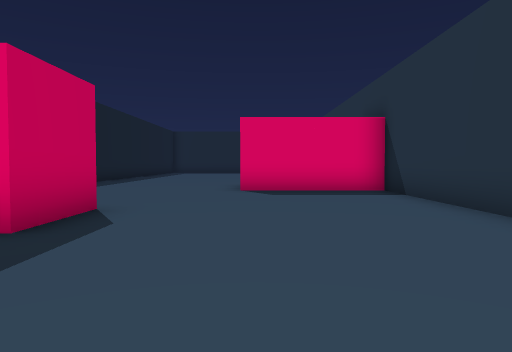
[1] (above)

24 first-person views from a walk through a scene from a Unity 3-D project. The camera is 1.4 m above the floor, tilts 2° down and sees 70° across. The floor is counted in squares, 2 m on a side. Each view is taken from the middle of a square. On the plan, view 1 faces up. The plan holds only what a view shows up to about 11 squares ahead; the rest is blank. The place goes on beyond the plan. The player character is not drawn. Some animated figures are not drawn.

[2]
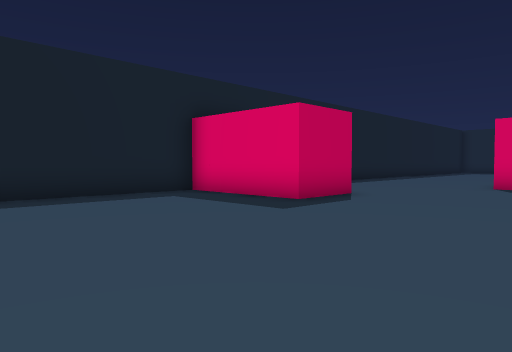

[3]
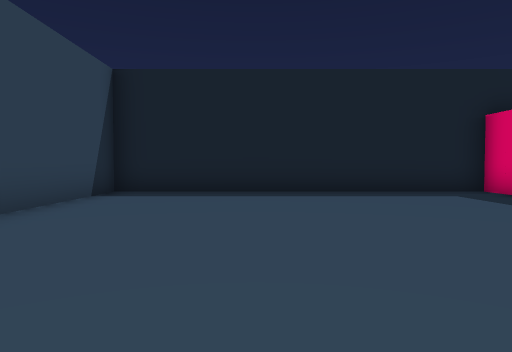

[4]
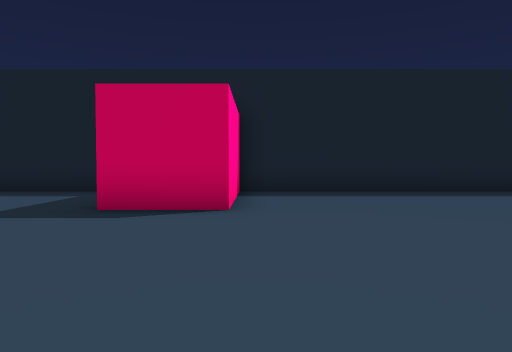

[5]
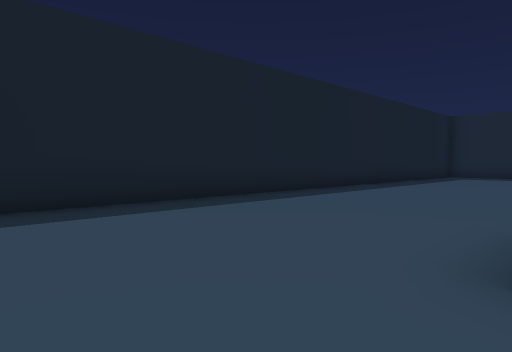

[6]
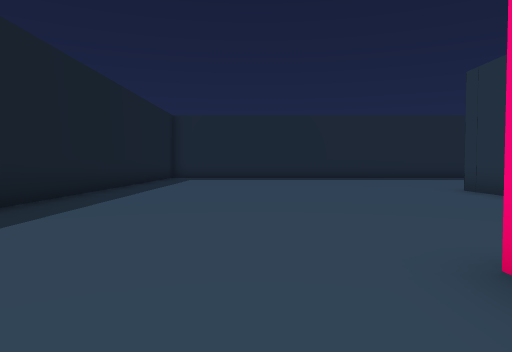

[7]
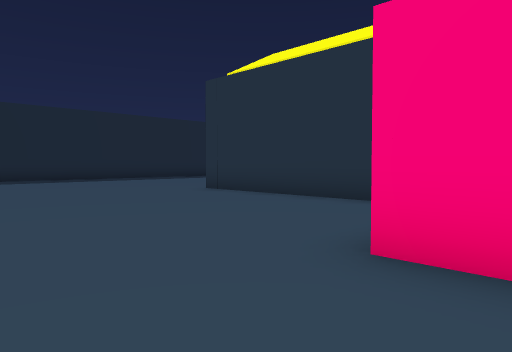

[8]
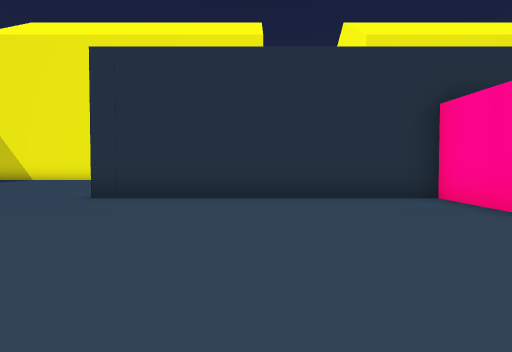

[9]
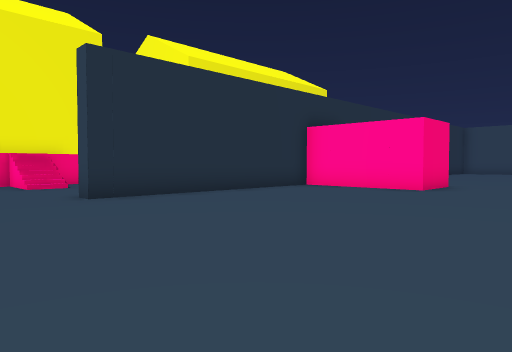

[10]
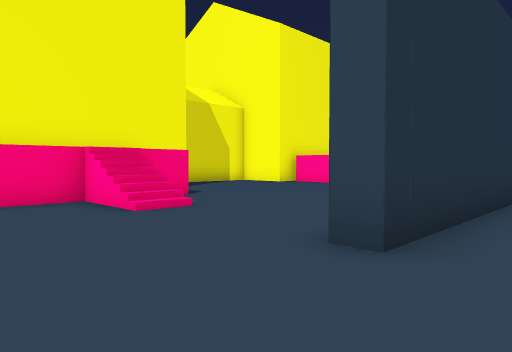

[11]
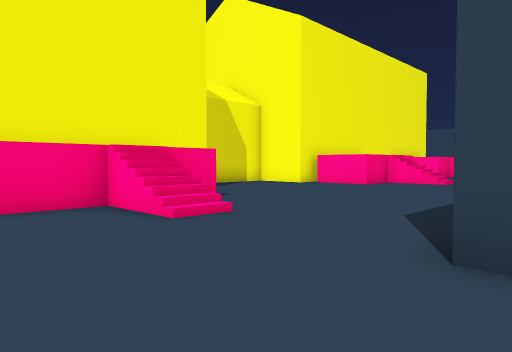

[12]
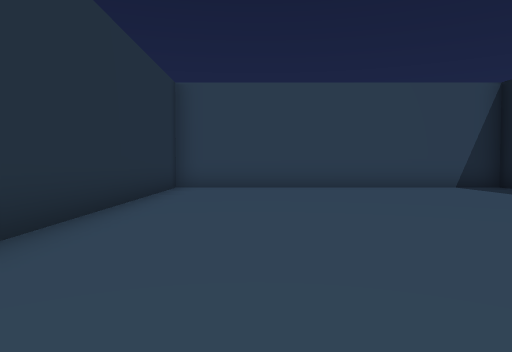

[13]
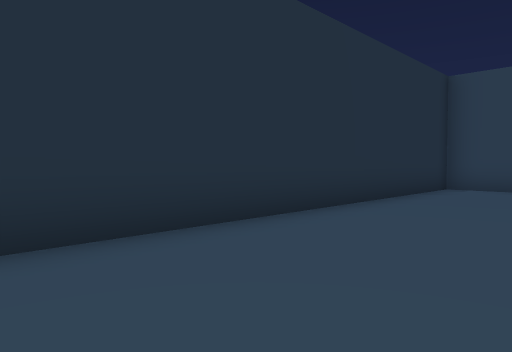

[14]
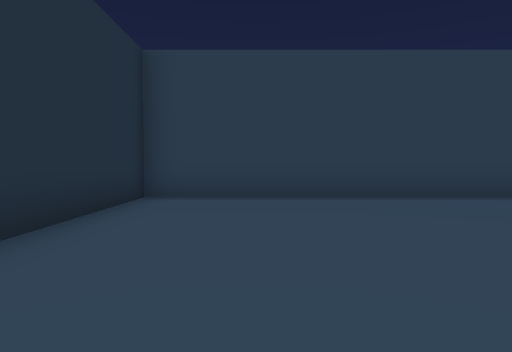

[15]
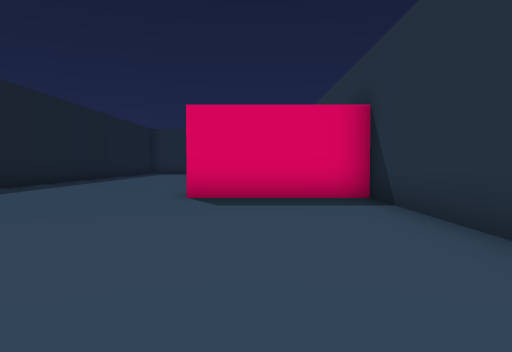

[16]
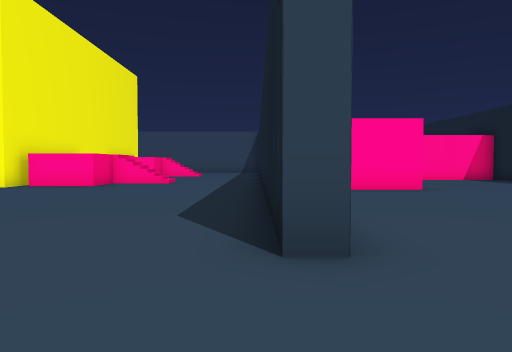

[17]
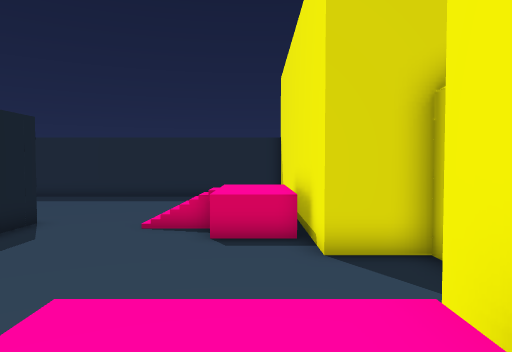

[18]
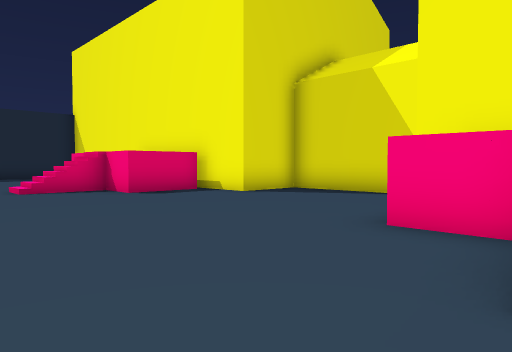

[19]
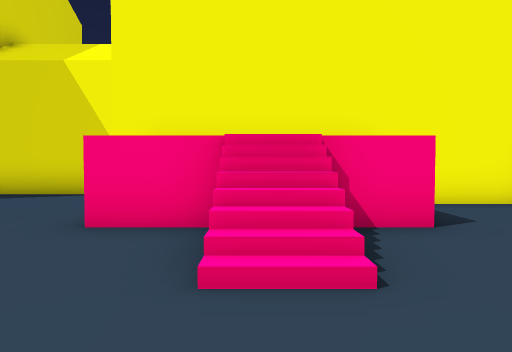

[20]
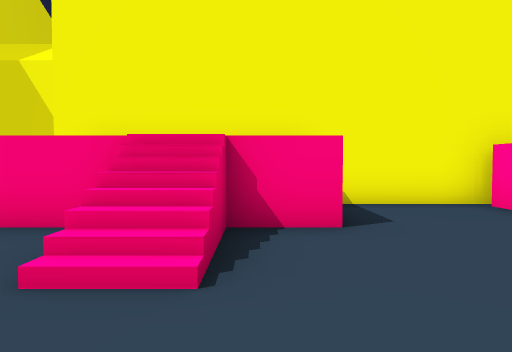

[21]
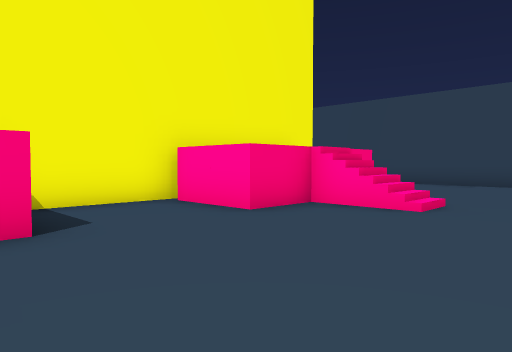

[22]
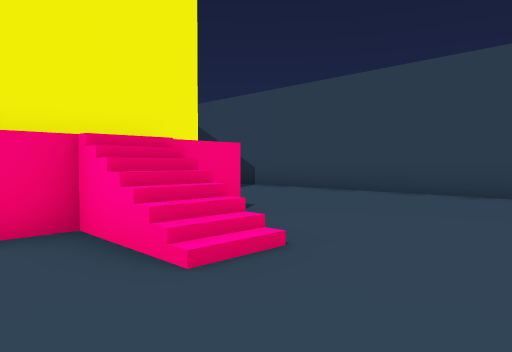

[23]
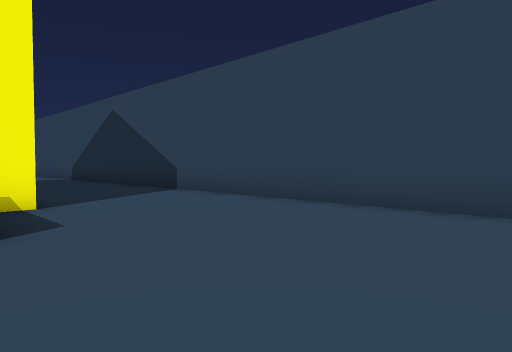

[24]
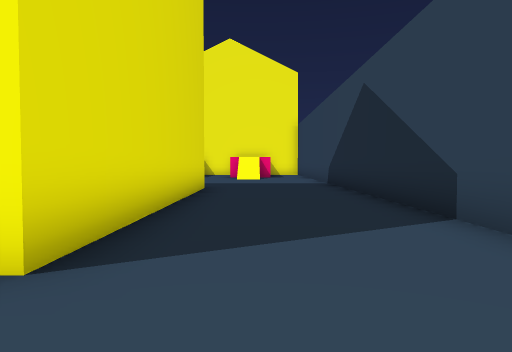

### Floor plan
Key: @ floor where view 1 was taken; # wall or solid block; . main floor; : floor 2 m higher than the main floor; / step, stairs or slope; O other object.
Columns run from 6 left of view 1 to 20 right of it. Each row starts with its distance up from view 1.
 21   ............
 20 #...............
 19 #..............# #
 18 #.........#../// #
 17 #.........#..../ ##
 16 #.........#....OO/#
 15 #.........#.......##OO
 14 #.........#.........OO
 13 #.........#.........OO
 12 #.........#.........OO
 11 #.....OOOO#........ O
 10 #.....OOOO.....///#
  9 #........##....
  8 #.........#..///:
  7 #.........#..../
  6 #.........#......
  5 OOOO......#.......#
  4 OOOO......#.......#
  3 #.........#....OO##
  2 #.........#..../
  1 #.........#..///
  0 #.....@...#....
 -1 #.........#.......########
 -2 #.........#................
 -3 #.........#................
 -4 #.........# ...............
 -5 #.........# ...............
 -6 ########### ###############

Positions as (right, up) in squares from view 1, and headings:
1: (0, 0), facing up
2: (2, -2), facing up-left
3: (3, -2), facing left
4: (3, 6), facing left
5: (0, 7), facing up-left
6: (-2, 9), facing up
7: (-3, 10), facing up-right
8: (-4, 15), facing right
9: (-4, 21), facing down-right
10: (2, 21), facing down-right
11: (3, 21), facing down-right
12: (1, 5), facing down
13: (0, 5), facing down-right
14: (1, 2), facing down
15: (1, 2), facing up
16: (4, 21), facing down
17: (10, 8), facing up
18: (5, 8), facing up-right
19: (5, 8), facing right
20: (5, 7), facing right
21: (5, 7), facing down-right
22: (5, 3), facing down-right
23: (5, 0), facing down-right
24: (9, -3), facing right
